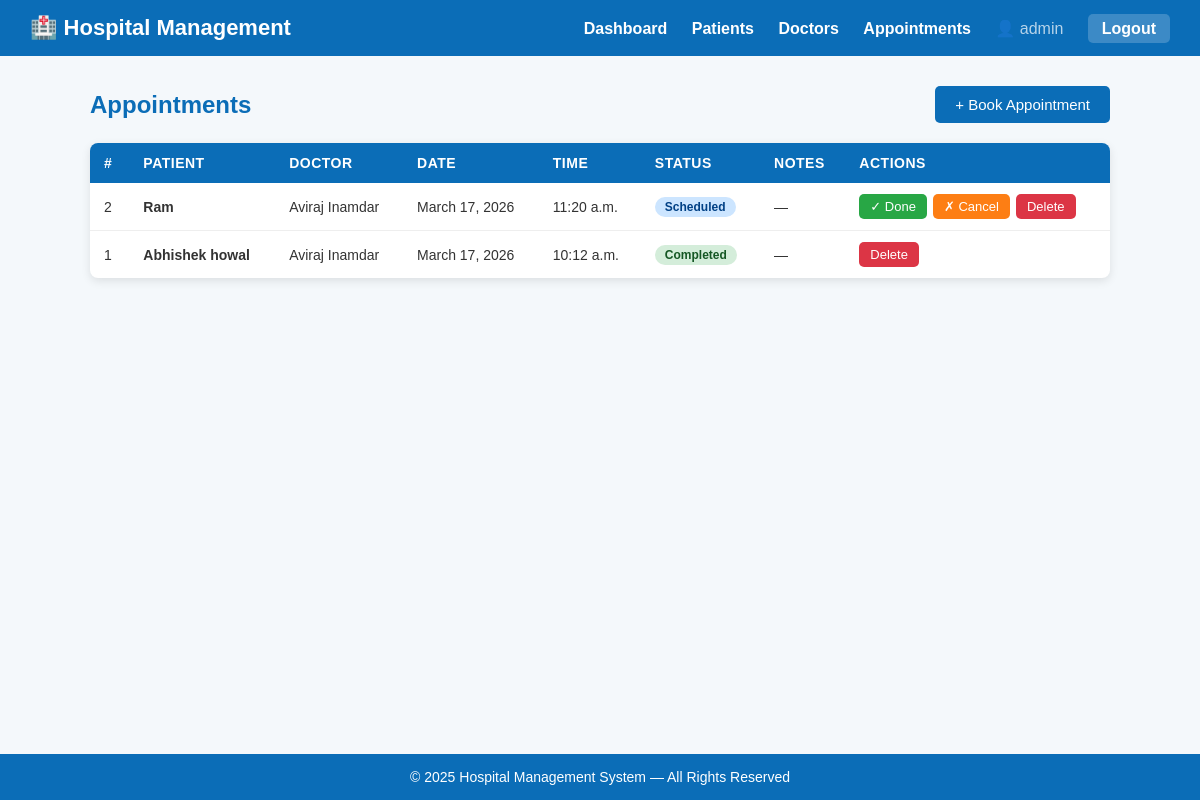
The page /appointments/ (signed in) on the database its author committed.
### hospital/models.py (models this page shows, shortened)
class Appointment(models.Model):
    STATUS_CHOICES = [
        ('Scheduled', 'Scheduled'),
        ('Completed', 'Completed'),
        ('Cancelled', 'Cancelled'),
    ]
    patient = models.ForeignKey(Patient, on_delete=models.CASCADE)
    doctor = models.ForeignKey(Doctor, on_delete=models.CASCADE)
    date = models.DateField()
    time = models.TimeField(null=True, blank=True)
    status = models.CharField(max_length=50, choices=STATUS_CHOICES, default='Scheduled')
    notes = models.TextField(blank=True)
    class Meta:
        ordering = ['-date', '-id']

class Patient(models.Model):
    GENDER_CHOICES = [('Male', 'Male'), ('Female', 'Female'), ('Other', 'Other')]
    BLOOD_GROUP_CHOICES = [
        ('A+', 'A+'), ('A-', 'A-'), ('B+', 'B+'), ('B-', 'B-'),
        ('AB+', 'AB+'), ('AB-', 'AB-'), ('O+', 'O+'), ('O-', 'O-'),
    ]
    name = models.CharField(max_length=150)
    age = models.PositiveIntegerField()
    gender = models.CharField(max_length=20, choices=GENDER_CHOICES)
    disease = models.CharField(max_length=200)
    phone = models.CharField(max_length=20, blank=True)
    blood_group = models.CharField(max_length=10, choices=BLOOD_GROUP_CHOICES, blank=True)
    admitted_on = models.DateField(auto_now_add=True)
    class Meta:
        ordering = ['-id']

class Doctor(models.Model):
    SPECIALIZATION_CHOICES = [
        ('Cardiologist', 'Cardiologist'),
        ('Neurologist', 'Neurologist'),
        ('Orthopedic', 'Orthopedic'),
        ('Dermatologist', 'Dermatologist'),
        ('Pediatrician', 'Pediatrician'),
        ('General Physician', 'General Physician'),
        ('Ophthalmologist', 'Ophthalmologist'),
        ('ENT Specialist', 'ENT Specialist'),
        ('Gynecologist', 'Gynecologist'),
        ('Psychiatrist', 'Psychiatrist'),
        ('Surgeon', 'Surgeon'),
        ('Other', 'Other'),
    ]
    name = models.CharField(max_length=150)
    specialization = models.CharField(max_length=150, choices=SPECIALIZATION_CHOICES)
    phone = models.CharField(max_length=20, blank=True)
    email = models.EmailField(blank=True)
    experience = models.PositiveIntegerField(default=0)
    class Meta:
        ordering = ['-id']

### hospital/views.py (the view)
# urls.py: path('appointments/', views.appointments, name='appointments'),
@login_required
def appointments(request):
    qs = Appointment.objects.select_related('patient', 'doctor').order_by('-date', '-id')
    return render(request, 'hospital/appointments.html', {'appointments': qs})

### hospital/templates/hospital/appointments.html (shortened to what this page needs)
{% extends 'hospital/base.html' %}
{% block content %}
<div class="container" style="padding-bottom:30px;">
    <div class="page-header">
        <h2>Appointments</h2>
        <a href="{% url 'add_appointment' %}" class="btn">+ Book Appointment</a>
    </div>
    {% if appointments %}
    <table>
        <tr>
            <th>#</th><th>Patient</th><th>Doctor</th><th>Date</th><th>Time</th><th>Status</th><th>Notes</th><th>Actions</th>
        </tr>
        {% for a in appointments %}
        <tr>
            <td>{{ a.id }}</td>
            <td><strong>{{ a.patient.name }}</strong></td>
            <td>{{ a.doctor.name }}</td>
            <td>{{ a.date }}</td>
            <td>{% if a.time %}{{ a.time }}{% else %}—{% endif %}</td>
            <td><span class="badge badge-{{ a.status|lower }}">{{ a.status }}</span></td>
            <td>{% if a.notes %}{{ a.notes }}{% else %}—{% endif %}</td>
            <td>
                <div class="action-btns">
                    {% if a.status == 'Scheduled' %}
                        <a href="{% url 'update_appointment_status' a.id 'Completed' %}" class="btn btn-success btn-sm">✓ Done</a>
                        <a href="{% url 'update_appointment_status' a.id 'Cancelled' %}" class="btn btn-warning btn-sm">✗ Cancel</a>
                    {% endif %}
                    <a href="{% url 'delete_appointment' a.id %}" class="btn btn-danger btn-sm"
                       onclick="return confirm('Delete this appointment?')">Delete</a>
                </div>
            </td>
        </tr>
        {% endfor %}
    </table>
    {% else %}
    <div class="empty-state">
        No appointments found. <a href="{% url 'add_appointment' %}">Book one now.</a>
    </div>
    {% endif %}
</div>
{% endblock %}

### hospital/templates/hospital/base.html (shortened to what this page needs)
{% load static %}
<!DOCTYPE html>
<html lang="en">
<head>
    <link rel="stylesheet" href="{% static 'hospital/style.css' %}">
</head>
<body>
<div class="navbar">
    <h2>🏥 Hospital Management</h2>
    <div>
        <a href="{% url 'dashboard' %}">Dashboard</a>
        <a href="{% url 'patients' %}">Patients</a>
        <a href="{% url 'doctors' %}">Doctors</a>
        <a href="{% url 'appointments' %}">Appointments</a>
        {% if user.is_authenticated %}
            <span style="color:rgba(255,255,255,0.7); margin-left:20px;">👤 {{ user.username }}</span>
            <a href="{% url 'logout' %}" class="logout-btn">Logout</a>
        {% endif %}
    </div>
</div>
{% block content %}{% endblock %}
<div class="footer">
    &copy; 2025 Hospital Management System — All Rights Reserved
</div>
</body>
</html>

### hospital/static/hospital/style.css (style rules this page uses)
* { margin: 0; padding: 0; box-sizing: border-box; font-family: Arial, Helvetica, sans-serif; }
body { background: #f4f8fb; color: #333; min-height: 100vh; display: flex; flex-direction: column; }
.navbar { background: #0b6db7; color: white; padding: 15px 30px; display: flex; justify-content: space-between; align-items: center; }
.navbar h2 { font-size: 22px; }
.navbar a { color: white; text-decoration: none; margin-left: 20px; font-weight: bold; }
.navbar .logout-btn { background: rgba(255,255,255,0.2); padding: 6px 14px; border-radius: 5px; margin-left: 20px; }
.container { width: 85%; margin: auto; margin-top: 30px; flex: 1; }
.page-header { display: flex; justify-content: space-between; align-items: center; margin-bottom: 20px; }
.page-header h2 { color: #0b6db7; }
button, .btn { background: #0b6db7; color: white; border: none; padding: 10px 20px; border-radius: 5px; cursor: pointer; font-size: 15px; text-decoration: none; display: inline-block; }
.btn-success { background: #28a745; }
.btn-danger { background: #dc3545; }
.btn-warning { background: #fd7e14; color: white; }
.btn-sm { padding: 5px 11px; font-size: 13px; }
table { width: 100%; border-collapse: collapse; margin-top: 10px; background: white; box-shadow: 0 3px 10px rgba(0,0,0,0.1); border-radius: 8px; overflow: hidden; }
table th { background: #0b6db7; color: white; padding: 12px 14px; text-align: left; font-size: 14px; text-transform: uppercase; letter-spacing: 0.5px; }
table td { padding: 11px 14px; border-bottom: 1px solid #eee; font-size: 14px; }
table tr:last-child td { border-bottom: none; }
.badge { display: inline-block; padding: 3px 10px; border-radius: 12px; font-size: 12px; font-weight: bold; }
.badge-scheduled { background: #cce5ff; color: #004085; }
.badge-completed { background: #d4edda; color: #155724; }
.action-btns { display: flex; gap: 6px; flex-wrap: wrap; }
.footer { background: #0b6db7; color: white; text-align: center; padding: 15px; margin-top: auto; font-size: 14px; }

### rows shown on the page
Appointment: id "2", patient.name "Ram", doctor.name "Aviraj Inamdar", date "March 17, 2026", time "11:20 a.m.", status "Scheduled", shows "✓ Done"
Appointment: id "1", patient.name "Abhishek howal", doctor.name "Aviraj Inamdar", date "March 17, 2026", time "10:12 a.m.", status "Completed"

### other values the page prints
{{ user.username }} "admin"
